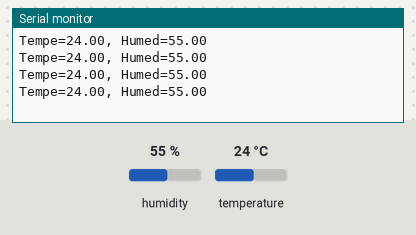
Bench run of a sketch on a simulated ESP8266 (NodeMCU). Parts: the last lines printed to the serial monitor. Inputs (shaded band) come from the test bench; at power-on: humidity 55 %, temperature 24 °C.

Above: at 4.0 s.
4.1 s: humidity set to 22 %
At 6.3 s:
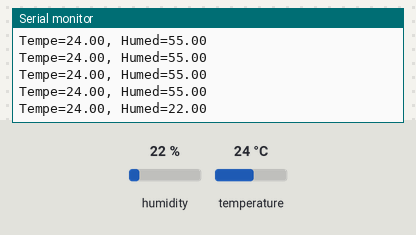
7.4 s: temperature set to 12 °C
At 7.4 s:
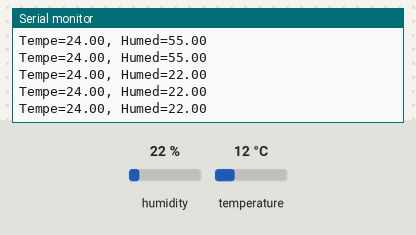
10.7 s: humidity set to 40 %
At 12.8 s:
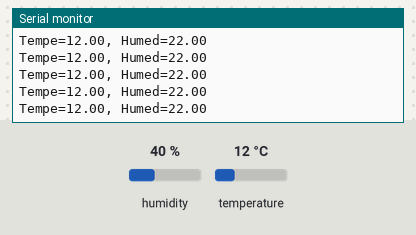
Timing chart, 0 to 14.3 s (numbered marks = the images above; inputs shaded):
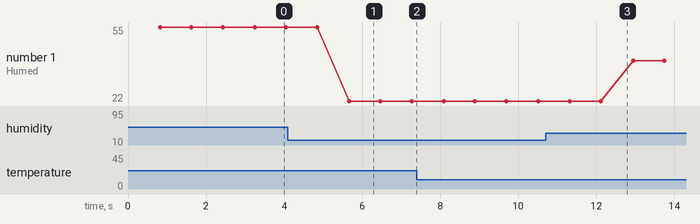

Measured:
- after the input at 4.1 s, the serial monitor: prints a new line after 1.6 s (image 1)
- plotted number 1: 55 → 22 after the input at 4.1 s, 22 → 40 after the input at 10.7 s

The sketch:

lecturasensor.ino
```cpp
#include <DHT.h>
#include <DHT_U.h>

DHT dht (D3,DHT11);

float temp, hume;
int pause=800;
unsigned long start_time;


void leerSensor (){
  hume = dht.readHumidity();
  temp = dht.readTemperature();
  Serial.println ("Tempe=" + String(temp)+", Humed="+String(hume));
  };

void setup() {
 dht.begin();
 Serial.begin(115200);
 start_time=millis();
}

void loop() {
  if (millis()-start_time>=pause){
  leerSensor();
  start_time=millis();
  }
}
```
